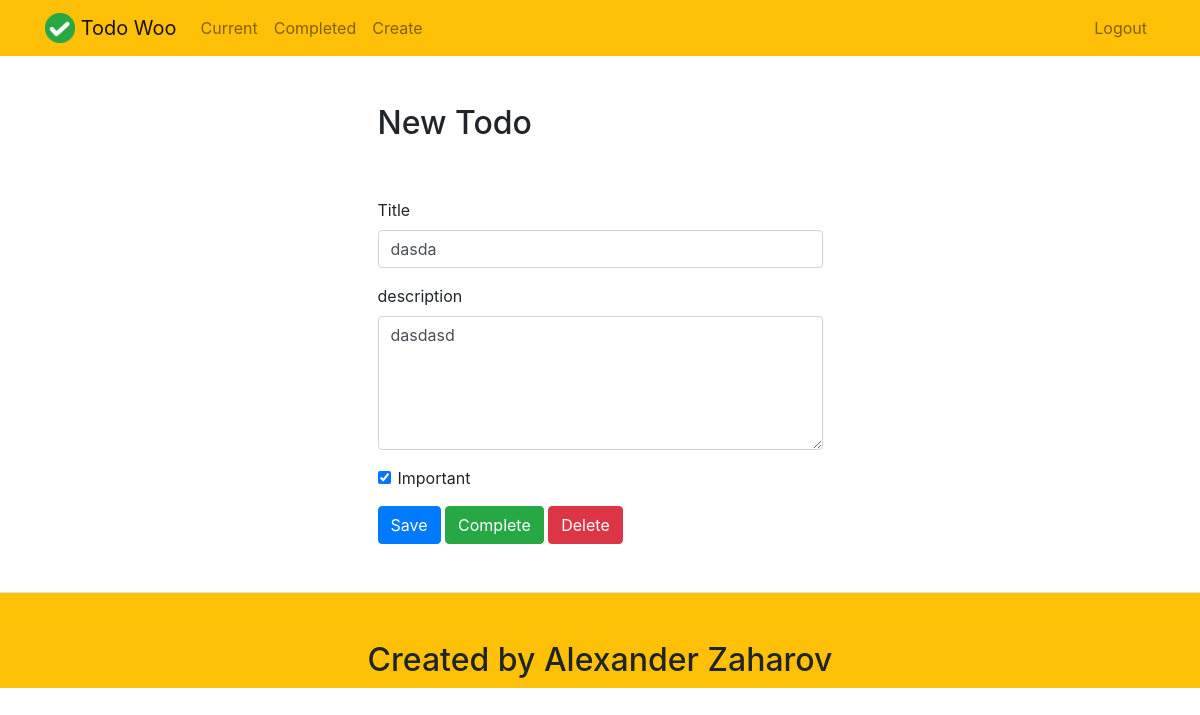
Page /todo/28 (signed in) on the committed database.
### todo/models.py (models this page shows, shortened)
class Todos(models.Model):
    user = models.ForeignKey(User, on_delete=models.CASCADE)
    title = models.CharField(max_length=100)
    description = models.TextField(blank=True,verbose_name='description')
    important = models.BooleanField(default=False)
    created = models.DateTimeField(auto_now=True)
    date_completed = models.DateTimeField(null=True, blank=True, verbose_name='time todo this')

### todo/views.py (the view, shortened to what this page needs)
# urls.py: path('todo/<int:todo_id>', edittodo, name='edittodo'),
@login_required
def edittodo(request, todo_id):
    todo = get_object_or_404(Todos, id=todo_id, user=request.user)
    if request.method == 'GET':
        form = TodosForm(instance=todo)
        return render(request, 'todo/edit_todo.html', context={'todo':todo, 'form':form})

### todo/forms.py
class TodosForm(ModelForm):
    class Meta:
        model = Todos
        fields = ('title','description','important')

### todo/templates/todo/edit_todo.html (shortened to what this page needs)
{% extends "todo/base.html" %}
{% block content %}
    <div class="row justify-content-center mt-5">
        <div class="col-md-5">
            <h2>New Todo</h2>
        </div>
    </div>
    <div class="row justify-content-center mt-5">
        <div class="col-md-5">
            <form method="POST">
                <div class="form-group">
                    <label for="title">Title</label>
                    <input type="text" name="title" class="form-control" id="title" value="{{ todo.title }}" required>
                </div>
                <div class="form-group">
                    <label for="description">description</label>
                    <textarea name="description" rows="5" class="form-control" id="description" >{{ todo.description }}</textarea>
                </div>
                <div class="form-group form-check">
                    <input type="checkbox" name="important" class="form-check-input" id="important" {% if todo.important %}checked{% endif %}>
                    <label class="form-check-label" for="important">Important</label>
                </div>
                <button type="submit" class="btn btn-primary">Save</button>
                <button type="button" class="btn btn-success" onclick="$('#complete').click()">Complete</button>
                <button type="button" class="btn btn-danger" onclick="$('#delete').click()">Delete</button>
            </form>
        </div>
    </div>
{% endblock %}

### rows in the picture
Todos: title "dasda", description "dasdasd", important "☑"
